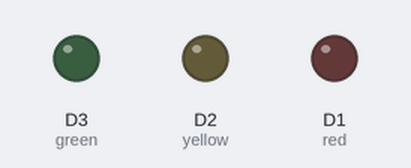
The sketch below on a simulated ESP8266 (NodeMCU). Parts: output pins drawn as LEDs (lit = HIGH). WiFi joins after 1.5 s; servers stay silent unless stated; random numbers use the default seed unless the sketch sets one; what the sketch prints to the serial monitor is not drawn.

Above: at 0.1 s.
At 1.6 s:
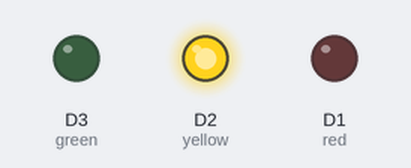
Timing chart, 0 to 3.1 s (numbered marks = the images above):
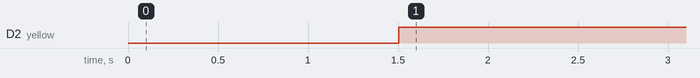

The sketch:

nodemcu.ino
```cpp
//NodeMcu Code for Two way Communication between firebase and NodeMcu.
#if defined(ESP32)
#include <WiFi.h>
#include <WiFiUdp.h>
#include <FirebaseESP32.h>
#elif defined(ESP8266)
#include <ESP8266WiFi.h>
#include <FirebaseESP8266.h>
#endif

#include <WiFiUdp.h>
#include <NTPClient.h>

//WiFiUDP ntpUDP;
WiFiUDP ntpUDP;                                       // Initialize the UDP object
NTPClient timeClient(ntpUDP, "pool.ntp.org", 19800);  // Pass the UDP object to NTPClient

//Provide the token generation process info.
#include <addons/TokenHelper.h>

//Provide the RTDB payload printing info and other helper functions.
#include <addons/RTDBHelper.h>

/* 1. Define the WiFi credentials */
#define WIFI_SSID "Shri"
#define WIFI_PASSWORD "november"

//For the following credentials, see examples/Authentications/SignInAsUser/EmailPassword/EmailPassword.ino

/* 2. Define the API Key */
#define API_KEY "AIzaSyDLMFIlXtAiAo066IGvH7jhnhaLLx7PROk"

/* 3. Define the RTDB URL */
#define DATABASE_URL "https://circuitmind-29-default-rtdb.asia-southeast1.firebasedatabase.app/"  //<databaseName>.firebaseio.com or <databaseName>.<region>.firebasedatabase.app

/* 4. Define the user Email and password that alreadey registerd or added in your project */
#define USER_EMAIL "rshricharan29@gmail.com"
#define USER_PASSWORD "29Nov2006"

//Define Firebase Data object
FirebaseData fbdo;
FirebaseAuth auth;
FirebaseConfig config;

unsigned long sendDataPrevMillis = 0;
String appdata = "";


unsigned long count = 0;

String getCurrentTimeString() {
  timeClient.update();
  time_t now = timeClient.getEpochTime();
  struct tm *timeinfo;
  timeinfo = localtime(&now);
  char buffer[30];
  strftime(buffer, sizeof(buffer), "%A, %Y-%m-%d %H:%M:%S", timeinfo);
  return String(buffer);
}

#define red D1
#define yellow D2
#define green D3

void setup() {

  Serial.begin(115200);

  // Led control
  pinMode(red, OUTPUT);
  pinMode(yellow, OUTPUT);
  pinMode(green, OUTPUT);

  WiFi.begin(WIFI_SSID, WIFI_PASSWORD);
  Serial.print("Connecting to Wi-Fi");
  while (WiFi.status() != WL_CONNECTED) {
    Serial.print(".");
    delay(300);
  }
  Serial.println();
  Serial.print("Connected with IP: ");
  Serial.println(WiFi.localIP());
  Serial.println();

  Serial.printf("Firebase Client v%s\n\n", FIREBASE_CLIENT_VERSION);

  /* Assign the api key (required) */
  config.api_key = API_KEY;
  auth.user.email = USER_EMAIL;
  auth.user.password = USER_PASSWORD;

  config.database_url = DATABASE_URL;

  config.token_status_callback = tokenStatusCallback;  //see addons/TokenHelper.h

  Firebase.begin(&config, &auth);

  Firebase.reconnectWiFi(true);

  Firebase.setDoubleDigits(5);

  timeClient.begin();
  //timeClient.setTimeOffset(19800); // UTC+5:30 for India
}

float ph = random(6.5, 8.5);
float turbidity = random(0, 5);
float d_o = random(5, 14);
float temp = random(10, 25);
float ec = random(0, 500);
float changeProbability = 0.7;

void loop() {

  // Bernoulli randomization for each variable
  if (random(0, 100) < changeProbability * 100) {
    ph += random(-10, 11) * 0.01;  // Small changes, ±0.1
  }
  if (random(0, 100) < changeProbability * 100) {
    turbidity += random(-5, 6) * 0.1;  // Small changes, ±0.5
  }
  if (random(0, 100) < changeProbability * 100) {
    d_o += random(-5, 6) * 0.1;  // Small changes, ±0.5
  }
  if (random(0, 100) < changeProbability * 100) {
    temp += random(-2, 3) * 0.1;  // Small changes, ±0.2
  }
  if (random(0, 100) < changeProbability * 100) {
    ec += random(-20, 21);  // Small changes, ±20
  }

  // Constrain values within realistic ranges
  ph = constrain(ph, 6.5, 8.5);
  turbidity = constrain(turbidity, 0, 5);
  d_o = constrain(d_o, 5, 14);
  temp = constrain(temp, 10, 25);
  ec = constrain(ec, 0, 500);

  float Sph;
  if (ph >= 6.5 && ph <= 8.5)
    Sph = 1 - abs(ph - 7.5) / 2.5;
  else Sph = 0;

  float Sturb;
  if (turbidity >= 0 && turbidity <= 5)
    Sturb = 1 - turbidity / 5;
  else Sturb = 0;

  float Sdo;
  if (d_o >= 0 && d_o <= 14)
    Sdo = (d_o - 5) / 9;
  else Sdo = 0;

  float Sec;
  if (ec >= 0 && ec <= 500)
    Sec = 1 - ec / 500;
  else Sec = 0;

  float Stemp;
  if (temp >= 0 && temp <= 25)
    Stemp = 1 - abs(temp - 17.5) / 7.5;
  else Stemp = 0;

  float p = 0.2 * Sph + 0.15 * Sturb + 0.25 * Sdo + 0.2 * Sec + 0.2 * Stemp;

  int dataToSend;

  // if (p > 0.75) dataToSend = 1;
  // else if (p >= 0.5 && p <= 0.75) dataToSend = 2;
  // else dataToSend = 3;

  // Prototype: Using Arduino
  // digitalWrite(D8, LOW);                                  // Begin SPI transaction
  // SPI.transfer((byte *)&dataToSend, sizeof(dataToSend));  // Send integer as bytes
  // digitalWrite(D8, HIGH);                                 // End SPI transaction

  digitalWrite(red, LOW);
  digitalWrite(yellow, LOW);
  digitalWrite(green, LOW);

  if (p > 0.7)
    digitalWrite(green, HIGH);
  else if (p >= 0.5 && p <= 0.7)
    digitalWrite(yellow, HIGH);
  else
    digitalWrite(red, HIGH);

  if (Firebase.ready() && (millis() - sendDataPrevMillis > 1000 || sendDataPrevMillis == 0)) {
    sendDataPrevMillis = millis();

    Serial.printf("Set ph... %s\n", Firebase.setFloat(fbdo, F("/sensorData/ph"), ph) ? "ok" : fbdo.errorReason().c_str());
    Serial.printf("Set turbidity... %s\n", Firebase.setFloat(fbdo, F("/sensorData/turbidity"), turbidity) ? "ok" : fbdo.errorReason().c_str());
    Serial.printf("Set dissolved_oxygen... %s\n", Firebase.setFloat(fbdo, F("/sensorData/do"), d_o) ? "ok" : fbdo.errorReason().c_str());
    Serial.printf("Set temperature... %s\n", Firebase.setFloat(fbdo, F("/sensorData/temperature"), temp) ? "ok" : fbdo.errorReason().c_str());
    Serial.printf("Set electrical_conductivity... %s\n", Firebase.setFloat(fbdo, F("/sensorData/ec"), ec) ? "ok" : fbdo.errorReason().c_str());
    Serial.printf("Set Parameter... %s\n", Firebase.setFloat(fbdo, F("/parameter/param"), p) ? "ok" : fbdo.errorReason().c_str());

    Serial.println();
    count++;
  }

  delay(5000);
}
```

Measured:
- by itself, D2 (yellow): LOW → HIGH at 1.5 s
